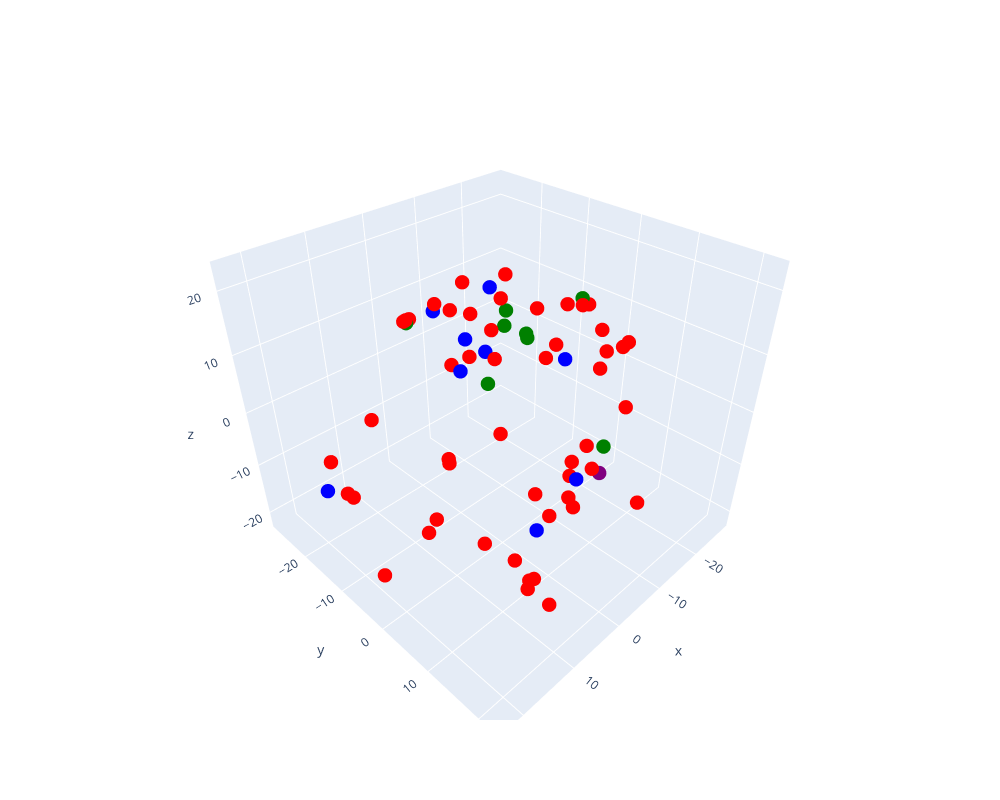

The notebook cell this image was saved under:
### Code cell
device = torch.device("cuda:0" if torch.cuda.is_available() else "cpu")
%run mrs.ipynb

### Figure 1 — Plotly figure (JSON) as saved in the notebook; plotly's stock layout.template omitted (floating-point values rounded to 4 significant figures)
{"data": [{"marker": {"color": ["green", "green", "green", "green", "green", "green", "green", "green", "purple", "green", "blue", "blue", "blue", "blue", "blue", "blue", "blue", "blue", "blue", "red", "red", "red", "red", "red", "red", "red", "red", "red", "red", "red", "red", "red", "red", "red", "red", "red", "red", "red", "red", "red", "red", "red", "red", "red", "red", "red", "red", "red", "red", "red", "red", "red", "red", "red", "red", "red", "red", "red", "red", "red", "red", "red", "red", "red", "red", "red", "red", "red", "red"], "colorscale": [[0, "#440154"], [0.1111, "#482878"], [0.2222, "#3e4989"], [0.3333, "#31688e"], [0.4444, "#26828e"], [0.5556, "#1f9e89"], [0.6667, "#35b779"], [0.7778, "#6ece58"], [0.8889, "#b5de2b"], [1, "#fde725"]], "opacity": 1, "size": 5}, "mode": "markers", "text": ["TRJJCJQ12903CD2DD3", "TRAALAH128E078234A", "TRGMZNT128F92DE267", "TRARTEH128F423DBC1", "TRTKLFX12903CD2DC2", "TRXZIMW128F92DE236", "TRWAQOC12903CB84CA", "TRDGUPO128F9332CF6", "TRCKWGF12903CD2DCD", "TRETTHQ128F428294E", "TRAAKDG128F42A0ECB", "TRSUSWW128F93463BF", "TRUFTBY128F93450B8", "TRBKFKL128E078ED76", "TRRWJLU128F92F9912", "TRABFDT12903CADD73", "TRCPXID128F92D5D3C", "TRIDQJA12903CE29CC", "TRZEDRT12903CD2DCC", "TRILZOT128F423820C", "TRFOXBG128F427EC52", "TRDHAQX128F9356C65", "TRJAVTU128F427E678", "TRCPLYJ128F933CB5B", "TRGTHBG128F4260CE4", "TRMMJNW128F92FFD2B", "TRFLPXT128F931DB92", "TROTMVQ128F42464FC", "TRKKFQD128F1482B82", "TRYIOWV128F92DE2D1", "TRPQEIC128EF33EF36", "TRDRJHD128F9317C22", "TRFQGMU12903D0F9BA", "TRMOVNI12903CBD580", "TRYAUPT128F932B87B", "TRYJWBH128F92E745A", "TRFELDK128F9333C72", "TRAARQN128E07894DF", "TRNWFWR128F93501AC", "TRGSLRL128F425406D", "TRXCUKT12903CB8F54", "TRCZAAB12903CC4D5C", "TROYKQI128F4298A3A", "TRGXEMO128F934EDFF", "TRQQBBL12903CFCDE4", "TRDVSPR128F42754A3", "TRMKMXU128F92F4AE6", "TRITZPR12903CDB60E", "TRTDPEU128F429C138", "TRAJFMY12903CC4538", "TRFTEGX128F4287C70", "TRZQAIY128F9343D3B", "TRBNEHE12903CA4FB5", "TRTEKHO128F427152D", "TRHZCUT128F429BEDC", "TRENNVQ128F9321BCB", "TRCSXYQ128F429C102", "TRIPOJE12903D08A5B", "TRDDBYE128F9330DAB", "TRNGBWE128E0791E57", "TRRZKQF12903D09D0F", "TRDDYZF12903CB10D8", "TRYKQBB128F931B430", "TRVDPTF128E079436A", "TRPWXXX128F4214A8A", "TRXEATX128F93112DD", "TRAHWQH128F92FCA93", "TRFTTTC128F42530E0", "TRMKHUC128EF3571DE"], "type": "scatter3d", "x": [-8.731, -2.113, -11.04, -9.24, -8.502, -4.813, -4.616, 19.31, -7.073, -6.823, -11.1, -14.19, -9.674, -16.08, -9.058, -17.64, 1.205, 19.93, -8.235, -2.963, -7.925, -13.12, -10.58, -11.61, 0.6691, 3.784, 8.774, 5.043, -12.27, 8.788, 3.367, 3.456, -25.72, 12.6, -21.17, -14.93, -5.318, 22.84, 16.77, -27.63, -12.11, 19.31, 18.02, 14.32, 16.84, -0.6512, 12.16, 10.76, 10.89, 2.615, -4.038, -5.187, 9.474, -0.9171, 5.709, -9.064, 14.15, -11.07, -0.7968, 1.158, 17.12, -10.52, -14.52, 8.164, -16.74, -6.754, -13.64, 12.25, -22.45], "y": [-3.932, -23.93, 4.222, 11.35, -3.485, -4.574, -4.059, -4.227, 12.59, -10.15, -28.04, -23.44, 6.532, -2.324, -19.13, -22.0, 8.261, -17.49, -11.02, -14.12, 18.99, 7.544, 4.706, 11.23, 13.34, 9.429, -7.906, 11.44, -25.13, 6.738, -4.097, 18.87, 2.607, 17.79, -6.63, 2.421, -12.23, -0.1846, -15.69, -3.892, -4.974, -4.227, -18.57, 13.8, 18.7, -13.21, -1.432, 18.54, 9.422, -17.75, -3.645, -27.16, 5.779, -13.66, 19.46, 14.46, 22.1, 4.086, -22.86, 0.6653, -16.63, -26.87, -22.81, 20.02, -6.874, 7.691, -2.242, 16.76, -0.3831], "z": [10.58, 7.15, 18.41, -2.225, 10.13, 13.17, 15.86, 9.182, -5.188, -0.2041, 4.417, -0.519, -11.63, 3.727, -2.89, -3.883, -13.92, -10.59, 15.76, 12.78, -7.367, 10.55, 17.7, 13.43, -4.531, -21.83, -20.41, -18.9, -5.681, 22.28, 22.84, 5.486, 4.859, 6.377, 9.878, 15.41, 11.99, -13.34, -12.75, -3.815, 13.09, 9.182, -6.677, 13.97, -0.7874, -14.62, -10.88, 2.203, 20.44, 11.82, 21.65, 5.455, -12.55, -14.12, 10.64, 6.361, -8.015, -13.23, 8.339, 21.47, -12.33, 6.407, -3.945, 2.897, 1.713, -5.752, 7.385, -11.0, 7.196]}], "layout": {"height": 800, "legend": {"title": {"text": "Songs"}}, "scene": {"xaxis": {"title": {"text": "x"}}, "yaxis": {"title": {"text": "y"}}, "zaxis": {"title": {"text": "z"}}}, "width": 1000}}
